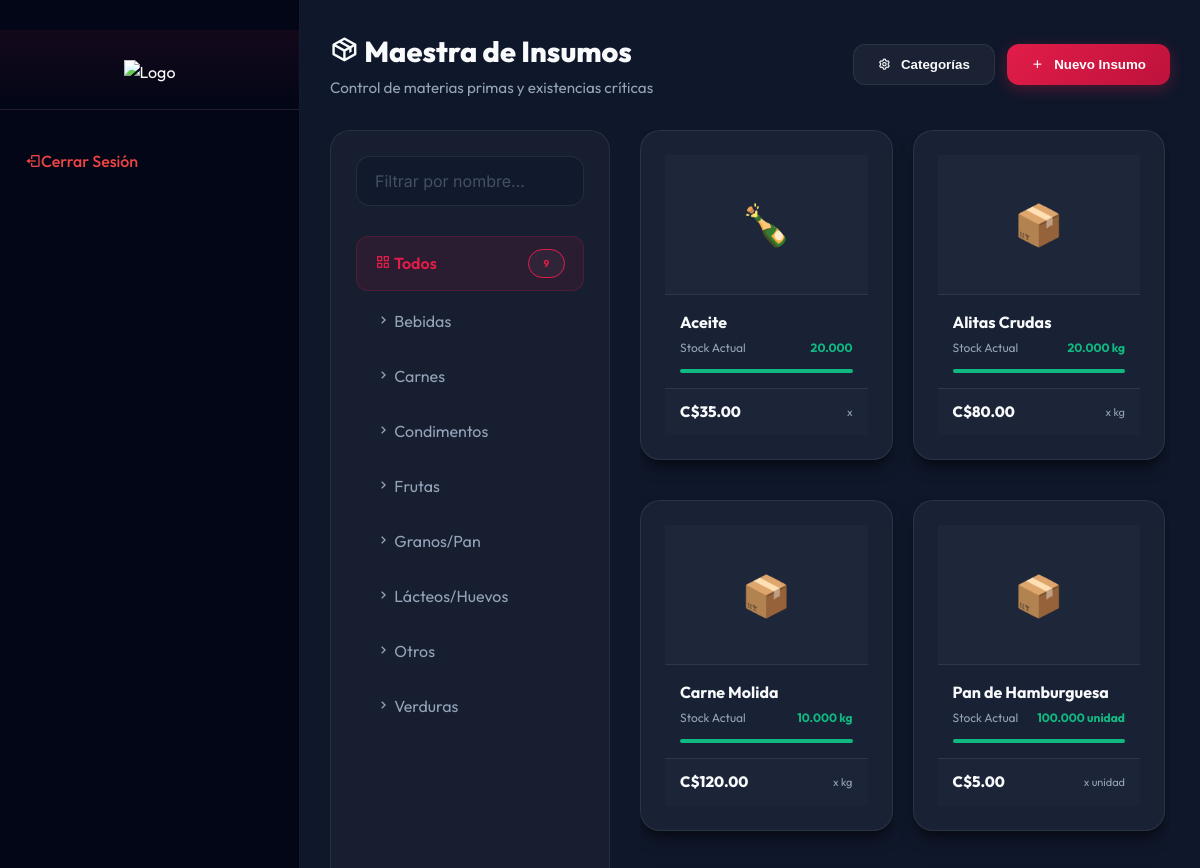
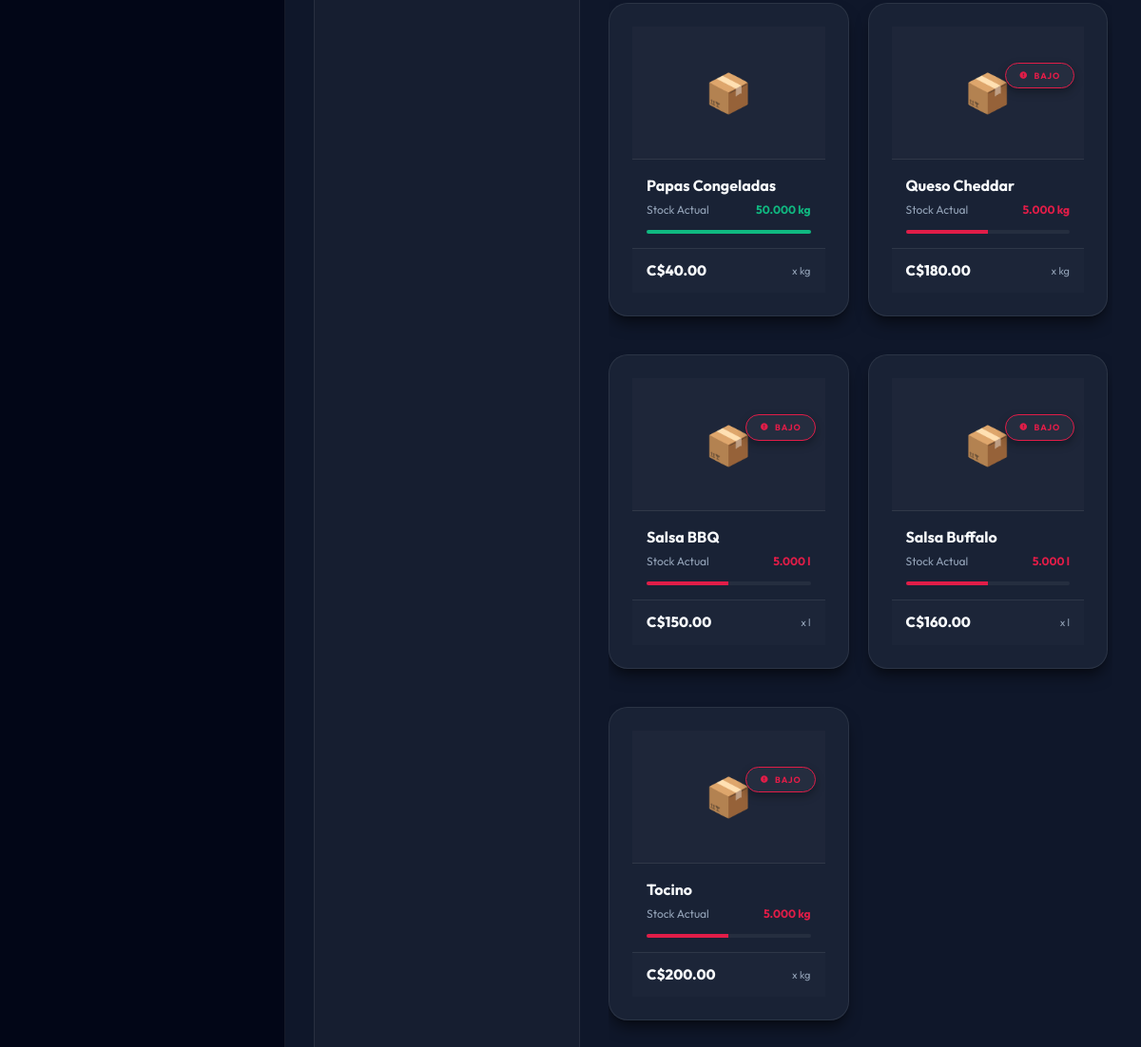
Page /inventario_insumos.php (signed in) on the committed database (2 pictures, top to bottom).
### tables this page shows
CREATE TABLE `ingredient_categories` (
  `id` int(11) NOT NULL AUTO_INCREMENT,
  `name` varchar(100) NOT NULL,
  `description` text DEFAULT NULL,
  PRIMARY KEY (`id`)
);

CREATE TABLE `ingredients` (
  `id` int(11) NOT NULL AUTO_INCREMENT,
  `name` varchar(100) NOT NULL,
  `icon` varchar(50) DEFAULT NULL,
  `image_url` varchar(255) DEFAULT NULL,
  `unit` enum('kg','g','l','ml','unidad') NOT NULL DEFAULT 'unidad',
  `cost` decimal(10,2) NOT NULL DEFAULT 0.00 COMMENT 'Cost per unit',
  `stock` decimal(10,3) NOT NULL DEFAULT 0.000,
  `min_stock` decimal(10,3) DEFAULT 5.000,
  `created_at` timestamp NOT NULL DEFAULT current_timestamp(),
  `category_id` int(11) DEFAULT NULL,
  PRIMARY KEY (`id`)
);

### inventario_insumos.php (the view, shortened to what this page needs)
<?php
require_once __DIR__ . '/includes/inventory_helper.php';
$stmt = $pdo->query("SELECT * FROM ingredient_categories ORDER BY name ASC");
$categories = $stmt->fetchAll(PDO::FETCH_ASSOC);
$stmt = $pdo->query("SELECT * FROM ingredients ORDER BY name ASC");
$ingredients = $stmt->fetchAll(PDO::FETCH_ASSOC);
include __DIR__ . '/includes/header.php';
?><div class="dashboard-wrapper">
    <?php include __DIR__ . '/includes/sidebar.php'; ?>
    <main class="main-content">
        <div class="fc-header" style="margin-bottom: 30px;">
            <div class="fc-header-left">
                <h1><i class='bx bx-package'></i> Maestra de Insumos</h1>
                <p>Control de materias primas y existencias críticas</p>
            </div>
            <div class="fc-header-right no-print">
                <div style="display: flex; gap: 12px;">
                    <button class="fc-btn fc-btn-outline" onclick="openCatManager()">
                        <i class='bx bx-cog'></i> Categorías
                    </button>
                    <button class="fc-btn fc-btn-primary" onclick="initNewIngredient()">
                        <i class='bx bx-plus'></i> Nuevo Insumo
                    </button>
                </div>
            </div>
        </div>
        <div class="inventory-container">
            <aside class="inventory-sidebar">
                <div style="margin-bottom: 10px;">
                    <input type="text" id="gridSearch" placeholder="Filtrar por nombre..." class="fc-input" onkeyup="filterGrid()">
                </div>
                <div class="category-list" style="display:flex; flex-direction:column; gap:5px;">
                    <div class="category-item active" onclick="filterCategory('all', this)">
                        <span><i class='bx bx-grid-alt'></i> Todos</span>
                        <span class="fc-badge fc-badge-outline" style="font-size: 10px;"><?= count($ingredients) ?></span>
                    </div>
                    <?php foreach ($categories as $cat): ?>
                        <div class="category-item" onclick="filterCategory(<?= $cat['id'] ?>, this)">
                            <span><i class='bx bx-chevron-right'></i> <?= htmlspecialchars($cat['name']) ?></span>
                        </div>
                    <?php endforeach; ?>
                </div>
            </aside>
            <div class="inventory-main">
                <div style="display: grid; grid-template-columns: repeat(auto-fill, minmax(220px, 1fr)); gap: 20px;" id="ingGrid">
                    <?php foreach ($ingredients as $ing): ?>
                        <?php
                        $isLow = $ing['stock'] <= $ing['min_stock'];
                        $isCritical = $ing['stock'] <= ($ing['min_stock'] / 2);
                        ?>
                        <div class="fc-card insumo-card" data-cat="<?= $ing['category_id'] ?>" data-name="<?= strtolower($ing['name']) ?>"
                             onclick='loadIngredient(<?= htmlspecialchars(json_encode($ing, JSON_HEX_APOS | JSON_HEX_QUOT), ENT_QUOTES, 'UTF-8') ?>)'>
                            <div class="insumo-image">
                                <?php if($isLow): ?>
                                    <div class="insumo-status">
                                        <span class="fc-badge <?= $isCritical ? 'fc-badge-primary' : 'fc-badge-outline' ?>" style="font-size: 9px; box-shadow: 0 4px 10px rgba(0,0,0,0.3);">
                                            <i class='bx bxs-error-circle'></i> <?= $isCritical ? 'CRÍTICO' : 'BAJO' ?>
                                        </span>
                                    </div>
                                <?php endif; ?>
                                <?php if ($ing['image_url']): ?>
                                    <img src="<?= htmlspecialchars($ing['image_url']) ?>">
                                <?php else: ?>
                                    <span><?= $ing['icon'] ?: '📦' ?></span>
                                <?php endif; ?>
                            </div>
                            <div class="insumo-content">
                                <div class="insumo-title"><?= htmlspecialchars($ing['name']) ?></div>
                                <div class="insumo-meta">
                                    <span>Stock Actual</span>
                                    <span style="color: <?= $isLow ? 'var(--fc-primary)' : '#10b981' ?>; font-weight: 700;">
                                        <?= $ing['stock'] ?> <?= $ing['unit'] ?>
                                    </span>
                                </div>
                                <div style="height: 4px; background: rgba(255,255,255,0.05); border-radius: 10px; overflow: hidden;">
                                    <?php
                                    $perc = min(100, ($ing['stock'] / (max($ing['min_stock'] * 2, 1))) * 100);
                                    $barColor = $isLow ? 'var(--fc-primary)' : '#10b981';
                                    ?>
                                    <div style="width: <?= $perc ?>%; height: 100%; background: <?= $barColor ?>; transition: width 0.3s;"></div>
                                </div>
                            </div>
                            <div class="insumo-footer">
                                <div class="insumo-price">C$<?= number_format($ing['cost'], 2) ?></div>
                                <div style="font-size: 11px; color: var(--fc-text-sec);">x <?= $ing['unit'] ?></div>
                            </div>
                        </div>
                    <?php endforeach; ?>
                </div>
            </div>
        </div>
    </main>
</div>
<?php include __DIR__ . '/includes/footer.php'; ?>

### assets/css/style.css (style rules this page uses)
:root { --primary: #e11d48; --primary-dark: #be123c; --secondary: #4c1d95; --accent: #f43f5e; --success: #10b981; --danger: #ef4444; --bg-primary: #0f172a; --bg-secondary: #020617; --bg-card: rgba(30, 41, 59, 0.7); --text-primary: #f8fafc; --text-secondary: #94a3b8; --border-color: rgba(255, 255, 255, 0.05); --shadow: 0 10px 30px rgba(0, 0, 0, 0.4); }
* { margin: 0; padding: 0; box-sizing: border-box; }
body { font-family: "Inter", -apple-system, BlinkMacSystemFont, "Segoe UI", sans-serif; background: var(--bg-primary); color: var(--text-primary); line-height: 1.6; overflow-x: hidden; }
.dashboard-wrapper { display: flex; min-height: 100vh; }
.main-content { flex: 1; margin-left: 260px; padding: 30px; background: var(--bg-primary); }
* { scrollbar-width: thin; scrollbar-color: transparent transparent; transition: scrollbar-color 0.3s ease; }

### assets/css/foodcorp-theme.css (style rules this page uses)
:root { --fc-primary: #e11d48; --fc-primary-hover: #fb7185; --fc-bg-main: #0f172a; --fc-bg-deep: #020617; --fc-card-bg: rgba(30, 41, 59, 0.7); --fc-text-main: #f8fafc; --fc-text-sec: #94a3b8; --fc-border: rgba(255, 255, 255, 0.08); --fc-success: #10b981; --fc-warning: #f59e0b; --fc-danger: #ef4444; --fc-sidebar-w: 300px; --fc-sidebar-collapsed-w: 80px; --fc-detail-w: 420px; --fc-header-h: 70px; --fc-glass-blur: blur(12px); --fc-shadow-lg: 0 10px 15px -3px rgba(0, 0, 0, 0.5), 0 4px 6px -4px rgba(0, 0, 0, 0.3); }
* { margin: 0; padding: 0; box-sizing: border-box; }
body { background-color: var(--fc-bg-main); color: var(--fc-text-main); font-family: 'Outfit', 'Inter', sans-serif; line-height: 1.5; -webkit-font-smoothing: antialiased; overflow-x: hidden; }
.dashboard-wrapper { display: flex; min-height: 100vh; }
.main-content { flex: 1; margin-left: var(--fc-sidebar-w); padding: 30px; transition: margin-left 0.3s ease; }
.fc-card { background: var(--fc-card-bg); backdrop-filter: var(--fc-glass-blur); -webkit-backdrop-filter: var(--fc-glass-blur); border: 1px solid var(--fc-border); border-radius: 20px; box-shadow: var(--fc-shadow-lg); padding: 24px; transition: transform 0.2s ease, box-shadow 0.2s ease; margin-bottom: 20px; }
.fc-input { background: rgba(15, 23, 42, 0.6); border: 1px solid var(--fc-border); border-radius: 14px; padding: 14px 18px; color: var(--fc-text-main); font-family: 'Inter', sans-serif; font-size: 1rem; transition: all 0.3s ease; width: 100%; outline: none; }
.fc-input::placeholder { color: rgba(148, 163, 184, 0.4); }
.fc-badge { padding: 6px 14px; border-radius: 50px; font-size: 0.72rem; font-weight: 700; text-transform: uppercase; letter-spacing: 0.8px; display: inline-flex; align-items: center; gap: 6px; }
.fc-badge-outline { background: rgba(255, 255, 255, 0.03); border: 1px solid var(--fc-primary); color: var(--fc-primary); }
.fc-btn { padding: 12px 24px; border-radius: 12px; border: none; font-weight: 600; cursor: pointer; transition: all 0.2s cubic-bezier(0.175, 0.885, 0.32, 1.275); display: inline-flex; align-items: center; justify-content: center; gap: 10px; text-decoration: none; }
.fc-btn-primary { background: linear-gradient(135deg, var(--fc-primary) 0%, #be123c 100%); color: white; box-shadow: 0 4px 15px rgba(225, 29, 72, 0.3); }
.fc-btn-outline { background: rgba(255, 255, 255, 0.05); border: 1px solid var(--fc-border); color: var(--fc-text-main); }
.fc-header { display: flex; justify-content: space-between; align-items: center; margin-bottom: 30px; }
.fc-header-left h1 { font-size: 1.8rem; font-weight: 800; margin-bottom: 4px; }
.fc-header-left p { color: var(--fc-text-sec); font-size: 0.95rem; }

### rows in the picture
ingredient_categories: name "Bebidas"
ingredient_categories: name "Carnes"
ingredient_categories: name "Condimentos"
ingredient_categories: name "Frutas"
ingredient_categories: name "Granos/Pan"
ingredient_categories: name "Lácteos/Huevos"
ingredient_categories: name "Otros"
ingredient_categories: name "Verduras"
ingredients: icon "🍾", name "Aceite", stock "20.000", min_stock 5 (drawn), cost "35.00"
ingredients: icon "📦", name "Alitas Crudas", stock "20.000", unit "kg", min_stock 5 (drawn), cost "80.00"
ingredients: icon "📦", name "Carne Molida", stock "10.000", unit "kg", min_stock 5 (drawn), cost "120.00"
ingredients: icon "📦", name "Pan de Hamburguesa", stock "100.000", unit "unidad", min_stock 5 (drawn), cost "5.00"
ingredients: icon "📦", name "Papas Congeladas", stock "50.000", unit "kg", min_stock 5 (drawn), cost "40.00"
ingredients: min_stock 5 (drawn), icon "📦", name "Queso Cheddar", stock "5.000", unit "kg", cost "180.00"
ingredients: min_stock 5 (drawn), icon "📦", name "Salsa BBQ", stock "5.000", unit "l", cost "150.00"
ingredients: min_stock 5 (drawn), icon "📦", name "Salsa Buffalo", stock "5.000", unit "l", cost "160.00"
ingredients: min_stock 5 (drawn), icon "📦", name "Tocino", stock "5.000", unit "kg", cost "200.00"

### other values in the picture
count($ingredients) "9"
